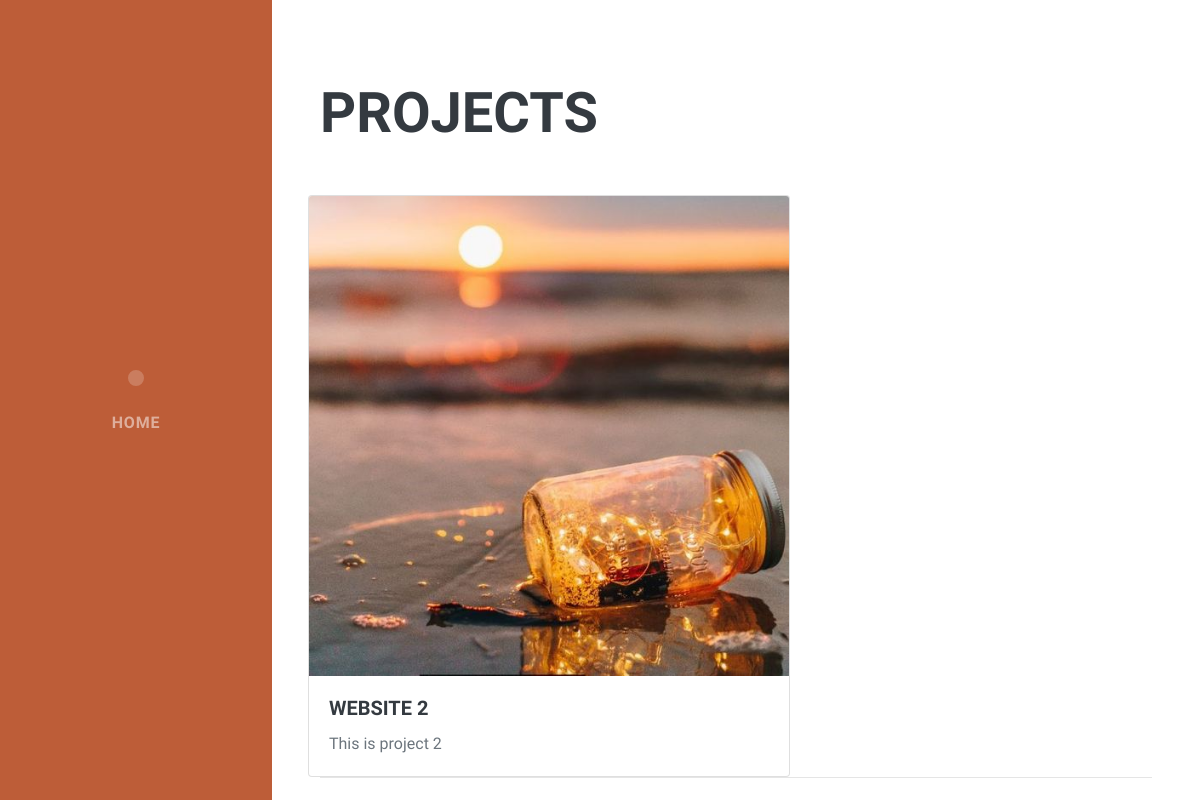
Before: /project/2 with the older database file.
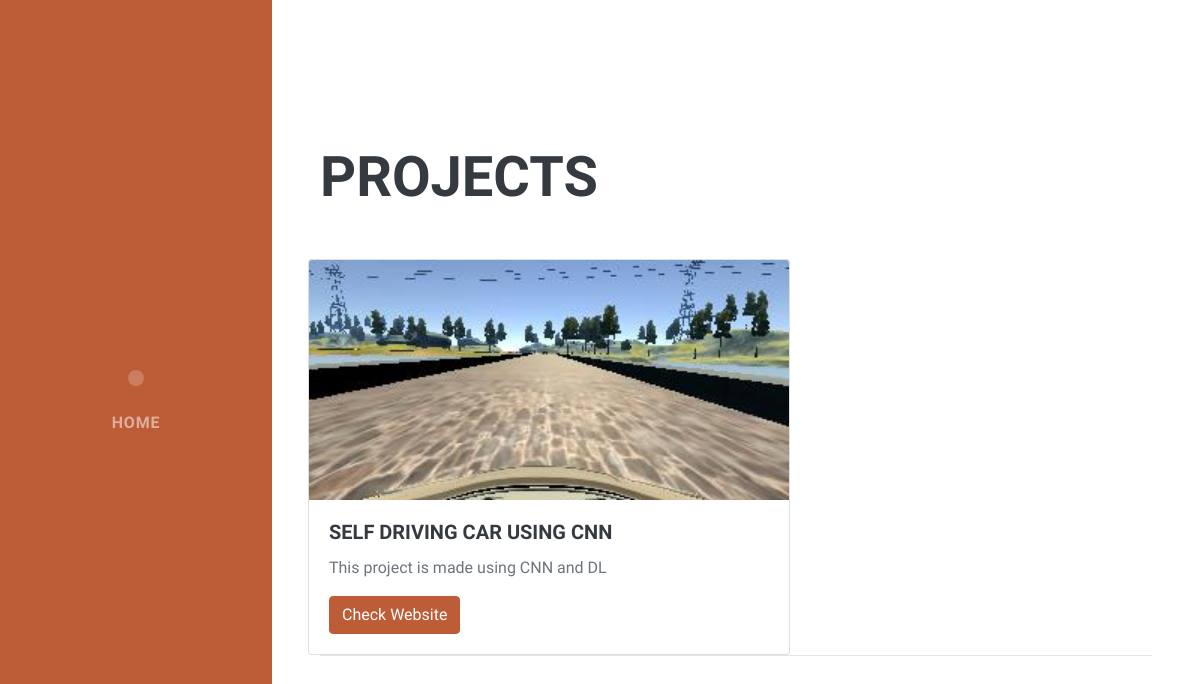
After: the same page with the newer database file.
### project/models.py (models this page shows, shortened)
class Project(models.Model):
    title = models.CharField(max_length=50)
    description = models.CharField(max_length=250)
    image = models.ImageField(upload_to='resume/images/')
    url = models.URLField(blank=True)

### project/views.py (the view)
# urls.py: path('project/<int:project_id>',views.detail,name='detail'),
def detail(request,project_id):
    project = get_object_or_404(Project, id=project_id)
    context = {
        'project':project
    }
    return render(request,'project/detail.html',context)

### project/templates/project/detail.html (shortened to what this page needs)
<!DOCTYPE html>
{% load static %}
<html lang="en">
    <head>
        <link href="{% static 'css/styles.css' %}" rel="stylesheet" />
    </head>
    <body id="page-top">
        <nav class="navbar navbar-expand-lg navbar-dark bg-primary fixed-top" id="sideNav">
            <a class="navbar-brand js-scroll-trigger" href="#page-top">
                <span class="d-none d-lg-block"><img class="img-fluid img-profile rounded-circle mx-auto mb-2" src="{% static 'assets/img/sumit_profile.jpeg' %}" alt="" /></span>
            </a>
            <div class="collapse navbar-collapse" id="navbarSupportedContent">
                <ul class="navbar-nav">
                  <li class="nav-item"><a class="nav-link js-scroll-trigger" href="{% url 'index' %}">Home</a></li>
                </ul>
            </div>
        </nav>
            <section class="resume-section" id="projects">
                <div class="resume-section-content">
                    <h2 class="mb-5">Projects</h2>
                    <div class="row">
                    <div class="card">
      <img class="card-img-top" style="width: 30rem;" src="{{ project.image.url }}" alt="Card image cap">
      <div class="card-body">
        <h5 class="card-title">{{ project.title }}</h5>
        <p class="card-text">{{project.description}}</p>
        {% if project.url %}
        <a href="{{ item.url }}" class="btn btn-primary">Check Website</a>
        {% endif %}
      </div>
    </div>
</div>
            <hr class="m-0" />
        </div>
        </section>
    </body>
</html>

Changed rows visible on the page:
changed Project: image: a different picture; title "WEBSITE 2" → "SELF DRIVING CAR USING CNN"; description "This is project 2" → "This project is made using CNN and DL"
Other visible differences:
text now shown: "Check Website"
